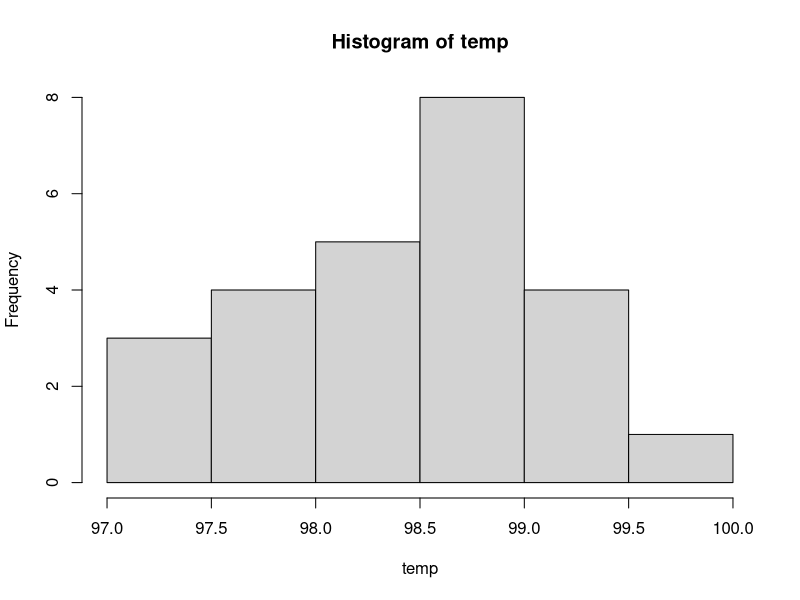
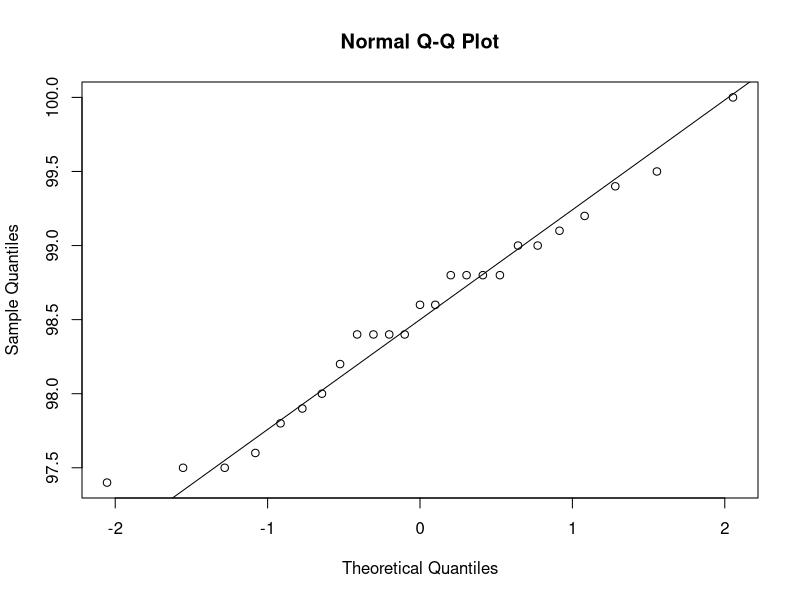

Generate these figures, in order, with R:
# Problem Set: Statistical Tests
# Problem Number 1
# Status: Completed
# Heatherlee Leary
# hleary@arizona.edu



#### OBJECTIVES ##########################################################################################################

# 1. Normal human body temperature is 98.6 F. 
# Researchers obtained body-temperature measurements on randomly chosen healthy people: 98.4, 98.6, 97.8, 98.8, 97.9, 99.0, 98.2, 98.8, 98.8, 99.0, 98.0, 99.2, 99.5, 99.4, 98.4, 99.1, 98.4, 97.6, 97.4, 97.5, 97.5, 98.8, 98.6, 100.0, 98.4.
# a) Make a histogram of the data
# b) Make a normal quantile plot
# c) Perform a Shapiro-Wilk test to test for normality
# d) Are the data normally distributed?
# e) Are these measurements consistent with a population mean of 98.6 F?

##########################################################################################################################


# Put body temp values into a vector
temp <- c(98.4, 98.6, 97.8, 98.8, 97.9, 99.0, 98.2, 98.8, 98.8, 99.0, 98.0, 99.2, 99.5, 99.4, 98.4, 99.1, 98.4, 97.6, 97.4, 97.5, 97.5, 98.8, 98.6, 100.0, 98.4)

# a) Histogram 
hist(temp)

# b) Normal Quantile Plot
qqnorm(temp)
qqline(temp)

# c) Shapiro-Wilk Test
shapiro.test(temp)

# d) Are the data normally distributed?
# Yes. Points follow the QQ line closely, indicating the data follows a normal distribution.
# Also, the Shapiro-Wilk test p-value > 0.05, which means we fail to reject the null.

# e) Are these measurements consistent with a population mean of 98.6 F? 
t.test(temp, mu=98.6)
# Yes, the measurements are consistent with a mean of 98.6F. 
# The p-value of 0.5802 is > 0.05, and 98.6 falls within the confidence intervals of the mean.
# We fail to reject the null.
